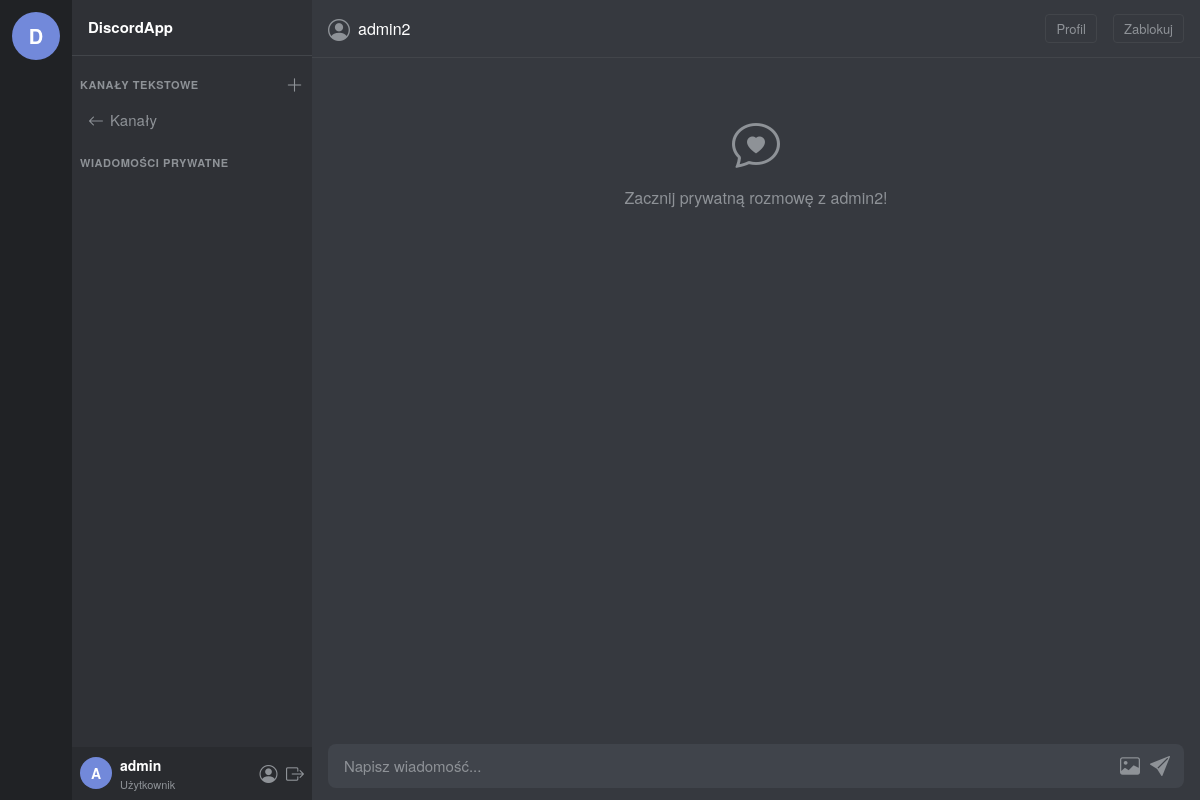
Page /dm/admin2/ (signed in) on the committed database.
### chat/models.py (models this page shows, shortened)
class CustomUser(AbstractUser):
    ROLE_CHOICES = [
        ('admin', 'Administrator'),
        ('moderator', 'Moderator'),
        ('user', 'Użytkownik'),
    ]
    STATUS_CHOICES = [
        ('online', 'Online'),
        ('offline', 'Offline'),
    ]
    role = models.CharField(max_length=20, choices=ROLE_CHOICES, default='user')
    avatar = models.ImageField(upload_to='avatars/', blank=True, null=True)
    bio = models.TextField(blank=True, default='')
    is_blocked = models.BooleanField(default=False)
    status = models.CharField(max_length=10, choices=STATUS_CHOICES, default='offline')
    def is_admin(self):
        return self.role == 'admin'

### chat/views.py (the view)
# urls.py: path('dm/<str:username>/', views.dm_detail, name='dm_detail'),
@login_required
def dm_detail(request, username):
    other = get_object_or_404(CustomUser, username=username)
    is_blocked = UserBlock.objects.filter(
        Q(blocker=request.user, blocked=other) | Q(blocker=other, blocked=request.user)
    ).exists()
    if request.method == 'POST' and not is_blocked:
        form = DirectMessageForm(request.POST, request.FILES)
        if form.is_valid():
            dm = form.save(commit=False)
            dm.sender = request.user
            dm.receiver = other
            dm.save()
            return redirect('dm_detail', username=username)
    else:
        form = DirectMessageForm()
    conversation = DirectMessage.objects.filter(
        Q(sender=request.user, receiver=other) | Q(sender=other, receiver=request.user)
    ).order_by('created_at')
    return render(request, 'chat/dm_detail.html', {
        'other': other,
        'conversation': conversation,
        'form': form,
        'is_blocked': is_blocked,
    })

### chat/forms.py
class DirectMessageForm(forms.ModelForm):
    class Meta:
        model = DirectMessage
        fields = ['content', 'image']
        widgets = {
            'content': forms.TextInput(attrs={'placeholder': 'Napisz wiadomość...', 'autocomplete': 'off'}),
        }

### chat/templates/chat/dm_detail.html (shortened to what this page needs)
{% extends "chat/base.html" %}
{% block sidebar_channels %}
  <a class="channel-item" href="{% url 'channel_list' %}"><i class="bi bi-arrow-left"></i> Kanały</a>
{% endblock %}
{% block content %}
  <div class="channel-header">
    <i class="bi bi-person-circle" style="color:var(--text-muted);font-size:22px;"></i>
    <h5>{{ other.username }}</h5>
    <a href="{% url 'profile_user' other.username %}" style="margin-left:auto;color:var(--text-muted);font-size:13px;text-decoration:none;padding:4px 10px;border:1px solid var(--border);border-radius:4px;">
      Profil
    </a>
    {% if is_blocked %}
      <a href="{% url 'unblock_user' other.username %}" style="margin-left:8px;color:#f04747;font-size:13px;text-decoration:none;padding:4px 10px;border:1px solid #f04747;border-radius:4px;">
        Odblokuj
      </a>
    {% else %}
      <a href="{% url 'block_user' other.username %}" style="margin-left:8px;color:var(--text-muted);font-size:13px;text-decoration:none;padding:4px 10px;border:1px solid var(--border);border-radius:4px;">
        Zablokuj
      </a>
    {% endif %}
  </div>
  <div class="messages-area" id="dmArea">
    {% for msg in conversation %}
      <div class="message-row">
        <div class="msg-avatar">
          {% if msg.sender.avatar %}
            <img src="{{ msg.sender.avatar.url }}" alt="{{ msg.sender.username }}"/>
          {% else %}
            {{ msg.sender.username|first|upper }}
          {% endif %}
        </div>
        <div class="msg-body">
          <div class="msg-header">
            <a class="msg-author" href="{% url 'profile_user' msg.sender.username %}">{{ msg.sender.username }}</a>
            <span class="msg-time">{{ msg.created_at|date:"d.m.Y H:i" }}</span>
          </div>
          <div class="msg-content">
            {{ msg.content }}
            {% if msg.image %}
              <br><img src="{{ msg.image.url }}" alt="obraz"/>
            {% endif %}
          </div>
        </div>
      </div>
    {% empty %}
      <div style="color:var(--text-muted);text-align:center;margin-top:32px;">
        <i class="bi bi-chat-heart" style="font-size:48px;"></i>
        <p style="margin-top:8px;">Zacznij prywatną rozmowę z {{ other.username }}!</p>
      </div>
    {% endfor %}
  </div>
  {% if is_blocked %}
    <div class="message-input-area" style="text-align:center;color:var(--text-muted);">
      Nie możesz wysyłać wiadomości — użytkownik jest zablokowany.
    </div>
  {% else %}
    <div class="message-input-area">
      <form method="post" enctype="multipart/form-data">
        <div class="message-input-wrap">
          {{ form.content }}
          <label for="{{ form.image.id_for_label }}" title="Wyślij obraz" style="cursor:pointer;">
            <i class="bi bi-image" style="color:var(--text-muted);font-size:20px;margin:0 4px;"></i>
          </label>
          <button type="submit"><i class="bi bi-send-fill"></i></button>
        </div>
      </form>
    </div>
  {% endif %}
{% endblock %}

### chat/templates/chat/base.html (shortened to what this page needs)
<!DOCTYPE html>
<html lang="pl">
<head>
  <link href="https://cdn.jsdelivr.net/npm/bootstrap@5.3.3/dist/css/bootstrap.min.css" rel="stylesheet"/>
  <link href="https://cdn.jsdelivr.net/npm/bootstrap-icons@1.11.3/font/bootstrap-icons.css" rel="stylesheet"/>
</head>
<body>
<div class="server-list">
  <a class="server-icon" href="{% url 'channel_list' %}" title="Strona główna">D</a>
</div>
<div class="channel-sidebar" id="channelSidebar">
  <div class="sidebar-header">DiscordApp</div>
  <div class="sidebar-section">
    Kanały tekstowe
    {% if user.is_authenticated %}
      <a href="{% url 'channel_create' %}" title="Utwórz kanał"><i class="bi bi-plus-lg"></i></a>
    {% endif %}
  </div>
  {% block sidebar_channels %}{% endblock %}
  {% if user.is_authenticated %}
    <div class="sidebar-section">Wiadomości prywatne</div>
  {% endif %}
  {% if user.is_authenticated %}
    <div class="user-area">
      <div class="user-avatar">
        {% if user.avatar %}
          <img src="{{ user.avatar.url }}" alt="{{ user.username }}"/>
        {% else %}
          {{ user.username|first|upper }}
        {% endif %}
      </div>
      <div class="user-info">
        <div class="user-name">{{ user.username }}</div>
        <div class="user-status">{{ user.get_role_display }}</div>
      </div>
      <div class="user-actions">
        <a href="{% url 'profile' %}" title="Profil"><i class="bi bi-person-circle"></i></a>
        <a href="{% url 'logout' %}" title="Wyloguj"><i class="bi bi-box-arrow-right"></i></a>
      </div>
    </div>
  {% endif %}
</div>
<div class="main-content">
  {% block content %}{% endblock %}
</div>
</body>
</html>

### chat/templates/chat/base.html (style rules this page uses)
:root { --bg-main: #36393f; --bg-sidebar: #2f3136; --bg-dark: #202225; --bg-input: #40444b; --text-main: #dcddde; --text-muted: #8e9297; --text-header: #ffffff; --accent: #7289da; --accent-hover: #677bc4; --online: #43b581; --danger: #f04747; --border: #42454a; }
* { box-sizing: border-box; margin: 0; padding: 0; }
body { background: var(--bg-main); color: var(--text-main); font-family: 'Whitney','Helvetica Neue',Helvetica,Arial,sans-serif; height: 100vh; display: flex; overflow: hidden; }
.server-list { width: 72px; background: var(--bg-dark); display: flex; flex-direction: column; align-items: center; padding: 12px 0; gap: 8px; flex-shrink: 0; }
.server-icon { width: 48px; height: 48px; border-radius: 50%; background: var(--accent); display: flex; align-items: center; justify-content: center; font-weight: 700; font-size: 20px; color: #fff; cursor: pointer; text-decoration: none; transition: border-radius .2s; }
.channel-sidebar { width: 240px; background: var(--bg-sidebar); display: flex; flex-direction: column; flex-shrink: 0; }
.sidebar-header { padding: 16px; font-weight: 700; font-size: 15px; color: var(--text-header); border-bottom: 1px solid var(--border); }
.sidebar-section { padding: 16px 8px 4px; font-size: 11px; font-weight: 700; color: var(--text-muted); text-transform: uppercase; letter-spacing: .05em; display: flex; align-items: center; justify-content: space-between; }
.sidebar-section a { color: var(--text-muted); text-decoration: none; font-size: 18px; }
.channel-item { display: flex; align-items: center; gap: 6px; padding: 5px 8px; border-radius: 4px; margin: 1px 8px; color: var(--text-muted); text-decoration: none; font-size: 15px; cursor: pointer; }
.channel-item .bi { font-size: 16px; }
.user-area { margin-top: auto; padding: 8px; background: #292b2f; display: flex; align-items: center; gap: 8px; }
.user-avatar { width: 32px; height: 32px; border-radius: 50%; object-fit: cover; background: var(--accent); display: flex; align-items: center; justify-content: center; font-weight: 700; font-size: 14px; color: #fff; flex-shrink: 0; }
.user-info { flex: 1; min-width: 0; }
.user-name { font-size: 14px; font-weight: 600; color: var(--text-header); white-space: nowrap; overflow: hidden; text-overflow: ellipsis; }
.user-status { font-size: 11px; color: var(--text-muted); }
.user-actions a { color: var(--text-muted); font-size: 18px; margin-left: 4px; text-decoration: none; }
.main-content { flex: 1; display: flex; flex-direction: column; min-width: 0; }
.channel-header { padding: 12px 16px; border-bottom: 1px solid var(--border); display: flex; align-items: center; gap: 8px; background: var(--bg-main); }
.channel-header h5 { color: var(--text-header); margin: 0; font-size: 16px; }
.messages-area { flex: 1; overflow-y: auto; padding: 16px; display: flex; flex-direction: column; gap: 4px; }
.message-input-area { padding: 12px 16px; background: var(--bg-main); }
.message-input-wrap { background: var(--bg-input); border-radius: 8px; display: flex; align-items: center; padding: 0 8px; }
.message-input-wrap input[type=text] { flex: 1; background: transparent; border: none; outline: none; color: var(--text-main); padding: 11px 8px; font-size: 15px; }
.message-input-wrap input[type=text]::placeholder { color: var(--text-muted); }
.message-input-wrap button { background: transparent; border: none; color: var(--text-muted); font-size: 20px; cursor: pointer; padding: 4px 6px; }

### rows in the picture
CustomUser: username|first "A", username "admin", role "Użytkownik"
CustomUser: username "admin2"
